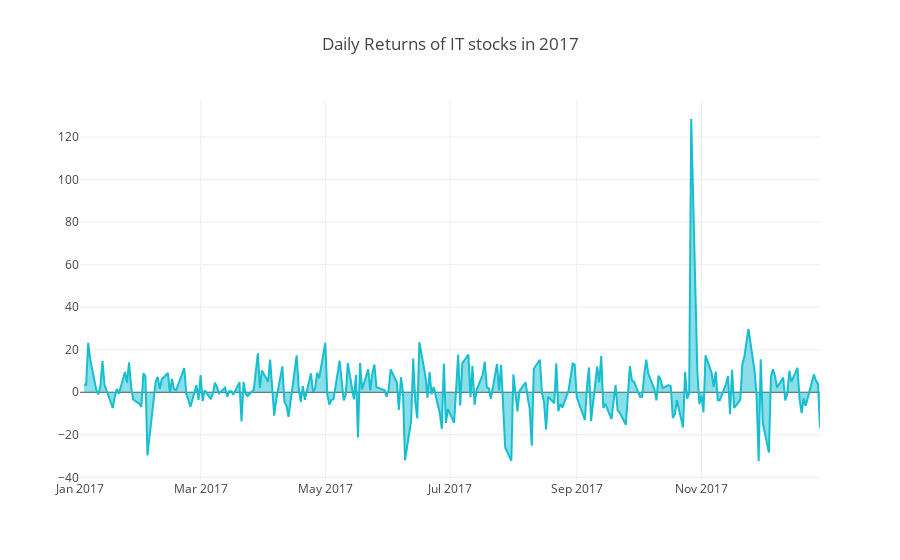

Notebook code cell kept with this figure:
### Markdown cell above
### III - Daily Returns for IT stocks

### Code cell
trace_amazon = go.Scatter(
                x=stocks[(stocks['Name'] == 'AMZN') & (stocks['Year'] == 2017)].Date,
                y=stocks[(stocks['Name'] == 'AMZN') & (stocks['Year'] == 2017)].daily_return,
                name = "AMZN",
                line = dict(color = '#17BECF'),
                fill = 'tonexty',
                opacity = 0.8)

layout = dict(
    title = "Daily Returns of IT stocks in 2017",
    xaxis = dict(
        range = ['2017-01-01','2017-12-29'])
)

fig = dict(data=[trace_amazon], layout=layout)
iplot(fig)

### Figure 1 — Plotly figure (JSON) as saved in the notebook; plotly's stock layout.template omitted (floating-point values rounded to 4 significant figures; data arrays with more than 128 entries replaced by an {"elided": "..."} marker saying what was removed)
{"data": [{"fill": "tonexty", "line": {"color": "#17BECF"}, "name": "AMZN", "opacity": 0.8, "type": "scatter", "x": {"elided": "251 str values"}, "y": {"elided": "251 float values"}}], "layout": {"title": "Daily Returns of IT stocks in 2017", "xaxis": {"range": ["2017-01-01", "2017-12-29"]}}}
